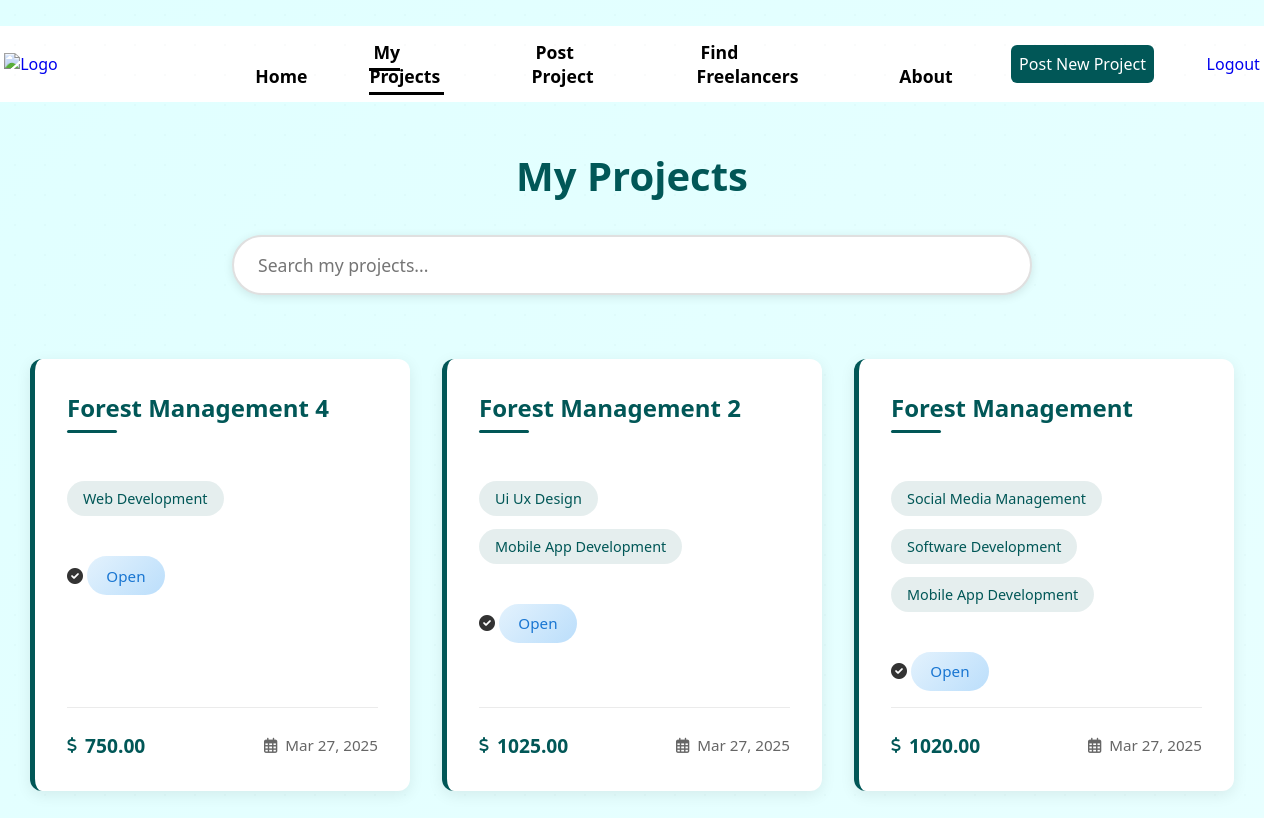
Page /client/my-projects/ (signed in) on the committed database.
### freelancer/models.py (models this page shows)
class Project(models.Model):
    id = models.AutoField(primary_key=True)
    title = models.CharField(max_length=200)
    description = models.TextField()
    category = models.CharField(max_length=100)
    skills_required = models.CharField(max_length=200)
    budget = models.DecimalField(max_digits=10, decimal_places=2)
    deadline = models.DateField()
    status = models.CharField(max_length=20, choices=STATUS_CHOICES, default='open')
    posted_by = models.ForeignKey(Client, on_delete=models.CASCADE, related_name='posted_projects')
    created_at = models.DateTimeField(auto_now_add=True)
    updated_at = models.DateTimeField(auto_now=True)

### freelancer/views.py (the view)
# urls.py: path("client/my-projects/", views.client_my_projects, name="client-my-projects"),
def client_my_projects(request):
    try:
        username = request.session.get('username')
        user = Users.objects.get(username=username, user_type='client')
        client = Client.objects.get(user=user)
        projects = Project.objects.filter(posted_by=client).order_by('-created_at')
        client_dict = model_to_dict(client)
        client_dict.update(model_to_dict(user))
        if client.image:
            client_dict['profile_pic'] = client.image.url
        context = {
            'client': client_dict,
            'projects': projects
        }
        return render(request, 'client/client_myprojects.html', context)
    except (Users.DoesNotExist, Client.DoesNotExist):
        return redirect('client-login-page')

### freelancer/templatetags/custom_filters.py (called while the page is built)
@register.filter(name='split')
def split(value, delimiter=','):
    if value:
        return [x.strip().replace('_', ' ').title() for x in value.split(delimiter)]
    return []

@register.filter
def trim(value):
    return value.strip()

### templates/client/client_myprojects.html (shortened to what this page needs)
<!DOCTYPE html>
<html lang="en">
<head>
    {% load static %}
    {% load custom_filters %}
    <link rel="stylesheet" href="{% static 'css/Home.css' %}">
    <link rel="stylesheet" href="{% static 'css/client_projects.css' %}">
    <link rel="stylesheet" href="https://cdnjs.cloudflare.com/ajax/libs/font-awesome/6.0.0/css/all.min.css">
</head>
<body>
    <div class="container">
        <div class="navbar">
            <div class="logo">
                <a href="#">
                    <img src="" alt="Logo">
                </a>
            </div>
            <div class="navlinks">
                <ul id="navs">
                    <li><a href="{% url 'home' %}">Home</a></li>
                    <li><a href="{% url 'client-my-projects' %}" class="active">My Projects</a></li>
                    <li><a href="{% url 'client-create-project' %}">Post Project</a></li>
                    <li><a href="{% url 'view_freelancers' %}">Find Freelancers</a></li>
                    <li><a href="#">About</a></li>
                </ul>
                <div class="postproject">
                    <a href="{% url 'client-create-project' %}">Post New Project</a>
                </div>
                <div class="logout">
                    <a href="{% url 'client-logout' %}">Logout</a>
                </div>
            </div>
        </div>
        <div class="project-container">
            <div class="project-content">
                <h1>My Projects</h1>
                <div class="search-bar">
                    <input type="text" id="project-search" placeholder="Search my projects...">
                </div>
                <div class="project-list">
                    {% for project in projects %}
                    <a href="#" class="project-card" data-status="{{ project.status }}">
                        <h2>{{ project.title }}</h2>
                        <div class="skills-tags">
                            {% for skill in project.skills_required|split:"," %}
                                <span class="skill-tag">{{ skill|trim }}</span>
                            {% endfor %}
                        </div>
                        <p><i class="fas fa-check-circle"></i> <span class="status status-{{ project.status }}">{{ project.status|title }}</span></p>
                        <div class="project-meta">
                            <span class="project-budget">
                                <i class="fas fa-dollar-sign"></i> {{ project.budget }}
                            </span>
                            <span class="project-date">
                                <i class="far fa-calendar-alt"></i> {{ project.created_at|date:"M d, Y" }}
                            </span>
                        </div>
                    </a>
                    {% endfor %}
                </div>
            </div>
        </div>
    </div>
</body>
</html>

### static/css/home.css (style rules this page uses)
* { margin: 0; padding: 0; box-sizing: border-box; font-family: Arial, sans-serif; list-style: none; text-decoration: none; font-family: system-ui, -apple-system, BlinkMacSystemFont, 'Segoe UI', Roboto, Oxygen, Ubuntu, Cantarell, 'Open Sans', 'Helvetica Neue', sans-serif; }
body { background: linear-gradient(-45deg, #E0F7FA, #F0FFFF, #E0FFFF); background-size: 400% 400%; animation: gradientMove 10s ease infinite; color: #004d40; min-height: 100vh; position: relative; display: flex; justify-content: center; }
body::before { content: ""; position: absolute; top: 0; left: 0; width: 100%; height: 100%; background-image: radial-gradient(rgba(0, 77, 64, 0.1) 1px, transparent 1px); background-size: 30px 30px; opacity: 0.2; pointer-events: none; }
.navbar { margin: 2% 0%; background-color: white; border-radius: 10px; display: flex; justify-content: space-between; padding : 0 2%; width: 100%; align-items: center; }
.navbar .navlinks { display: flex; justify-content: space-between; width : 80%; align-items: center; }
.navbar .navlinks ul { display: flex; gap : 8%; width : 70%; }
.navbar .navlinks ul li { font-weight: 600; font-size: 1.1rem; margin : 14px 0; }
.navbar .navlinks ul li a { color: black; }
.navbar .navlinks .postproject a { background-color: rgb(1, 87, 87); color: white; padding: 0.5rem; border-radius: 6px; }
.navbar .navlinks ul li a { position: relative; color: #000; text-decoration: none; padding: 4px; }
.navbar .navlinks ul li a::before { content: ""; position: absolute; display: block; width: 100%; height: 2px; bottom: 0; left: 0; background-color: #000; transform: scaleX(0); transition: transform 0.24s ease; }
.postproject a { text-align: center; position: relative; display: inline-block; padding: 10px 20px; color: black; z-index: 1; transition: color 0.35s ease; font-weight: 500; }
.postproject a:after { position: absolute; content: ""; top: 0; left: 0; width: 0; height: 100%; background: #ff00cc; border-radius: 6px; transition: width 0.30s ease; z-index: -1; }
.navbar .navlinks ul li a.active { border-bottom: 3px solid black; }

### static/css/client_projects.css (style rules this page uses)
.project-container { width: 100%; padding: 20px; }
.project-content { width: 100%; }
.project-content h1 { color: rgb(1, 87, 87); margin-bottom: 2rem; font-size: 2.5rem; text-align: center; }
.search-bar { margin-bottom: 2rem; position: relative; width: 100%; max-width: 800px; margin-left: auto; margin-right: auto; }
.search-bar input { width: 100%; padding: 1rem 1.5rem; border: 2px solid #e0e0e0; border-radius: 50px; font-size: 1.1rem; transition: all 0.3s ease; box-shadow: 0 2px 10px rgba(0,0,0,0.1); }
.project-list { display: grid; grid-template-columns: repeat(auto-fill, minmax(380px, 1fr)); gap: 2rem; padding: 2rem; max-width: 1400px; margin: 0 auto; }
.project-card { position: relative; background: white; padding: 2rem; border-radius: 12px; box-shadow: 0 4px 15px rgba(0, 0, 0, 0.08); text-decoration: none; color: #333; border-left: 5px solid rgb(1, 87, 87); display: flex; flex-direction: column; justify-content: space-between; min-height: 250px; transition: transform 0.5s ease, box-shadow 0.5s ease; cursor: pointer; opacity: 1 !important; }
.project-card h2 { font-size: 1.5rem; color: rgb(1, 87, 87); margin-bottom: 1.5rem; font-weight: 600; line-height: 1.4; position: relative; padding-bottom: 0.5rem; }
.project-card h2::after { content: ''; position: absolute; left: 0; bottom: 0; width: 50px; height: 3px; background: rgb(1, 87, 87); border-radius: 2px; }
.skills-tags { display: flex; flex-wrap: wrap; gap: 0.8rem; margin: 1.5rem 0; }
.skill-tag { background: rgba(1, 87, 87, 0.1); color: rgb(1, 87, 87); padding: 0.5rem 1rem; border-radius: 25px; font-size: 0.9rem; font-weight: 500; transition: all 0.3s ease; }
.status { display: inline-flex; align-items: center; gap: 0.5rem; padding: 0.6rem 1.2rem; border-radius: 25px; font-size: 0.95rem; font-weight: 500; margin: 1rem 0; }
.status-open { background: linear-gradient(135deg, #e3f2fd, #bbdefb); color: #1976d2; }
.project-meta { display: flex; justify-content: space-between; align-items: center; margin-top: auto; padding-top: 1.5rem; border-top: 1px solid rgba(0, 0, 0, 0.08); }
.project-budget { font-size: 1.2rem; font-weight: 600; color: rgb(1, 87, 87); display: flex; align-items: center; gap: 0.5rem; }
.project-budget i { font-size: 1rem; }
.project-date { color: #666; font-size: 0.95rem; display: flex; align-items: center; gap: 0.5rem; }

### rows in the picture
Project: title "Forest Management 4", skills_required "Web Development", status "Open", budget "750.00", created_at "Mar 27, 2025"
Project: title "Forest Management 2", skills_required "Ui Ux Design" "Mobile App Development", status "Open", budget "1025.00", created_at "Mar 27, 2025"
Project: title "Forest Management", skills_required "Social Media Management" "Software Development" "Mobile App Development", status "Open", budget "1020.00", created_at "Mar 27, 2025"
